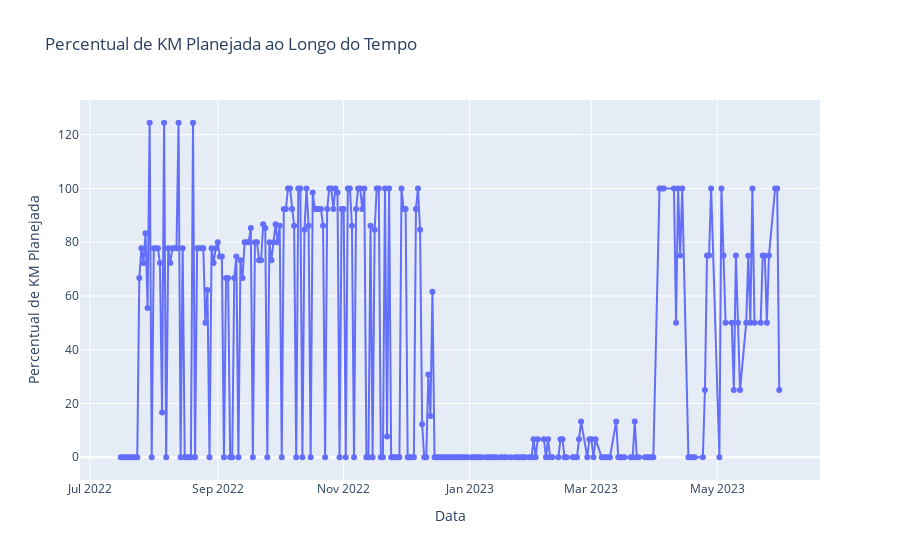

Notebook cell for this chart:
### Code cell
pod_pre_reprocessamento['data'] = pd.to_datetime(pod_pre_reprocessamento['data'])

# Criar o gráfico de linha com Plotly Express
fig = px.line(pod_pre_reprocessamento, 
              x='data', 
              y='perc_km_planejada', 
              title='Percentual de KM Planejada ao Longo do Tempo', 
              labels={'data': 'Data', 'perc_km_planejada': 'Percentual de KM Planejada'}, 
              markers=True)

# Mostrar o gráfico
fig.show()

### Figure 1 — Plotly figure (JSON) as saved in the notebook; plotly's stock layout.template omitted (floating-point values rounded to 4 significant figures; data arrays with more than 128 entries replaced by an {"elided": "..."} marker saying what was removed)
{"data": [{"hovertemplate": "Data=%{x}<br>Percentual de KM Planejada=%{y}<extra></extra>", "legendgroup": "", "line": {"color": "#636efa", "dash": "solid"}, "marker": {"symbol": "circle"}, "mode": "markers+lines", "name": "", "orientation": "v", "showlegend": false, "type": "scatter", "x": {"elided": "276 str values"}, "xaxis": "x", "y": {"elided": "276 float values"}, "yaxis": "y"}], "layout": {"legend": {"tracegroupgap": 0}, "title": {"text": "Percentual de KM Planejada ao Longo do Tempo"}, "xaxis": {"anchor": "y", "domain": [0, 1], "title": {"text": "Data"}}, "yaxis": {"anchor": "x", "domain": [0, 1], "title": {"text": "Percentual de KM Planejada"}}}}
